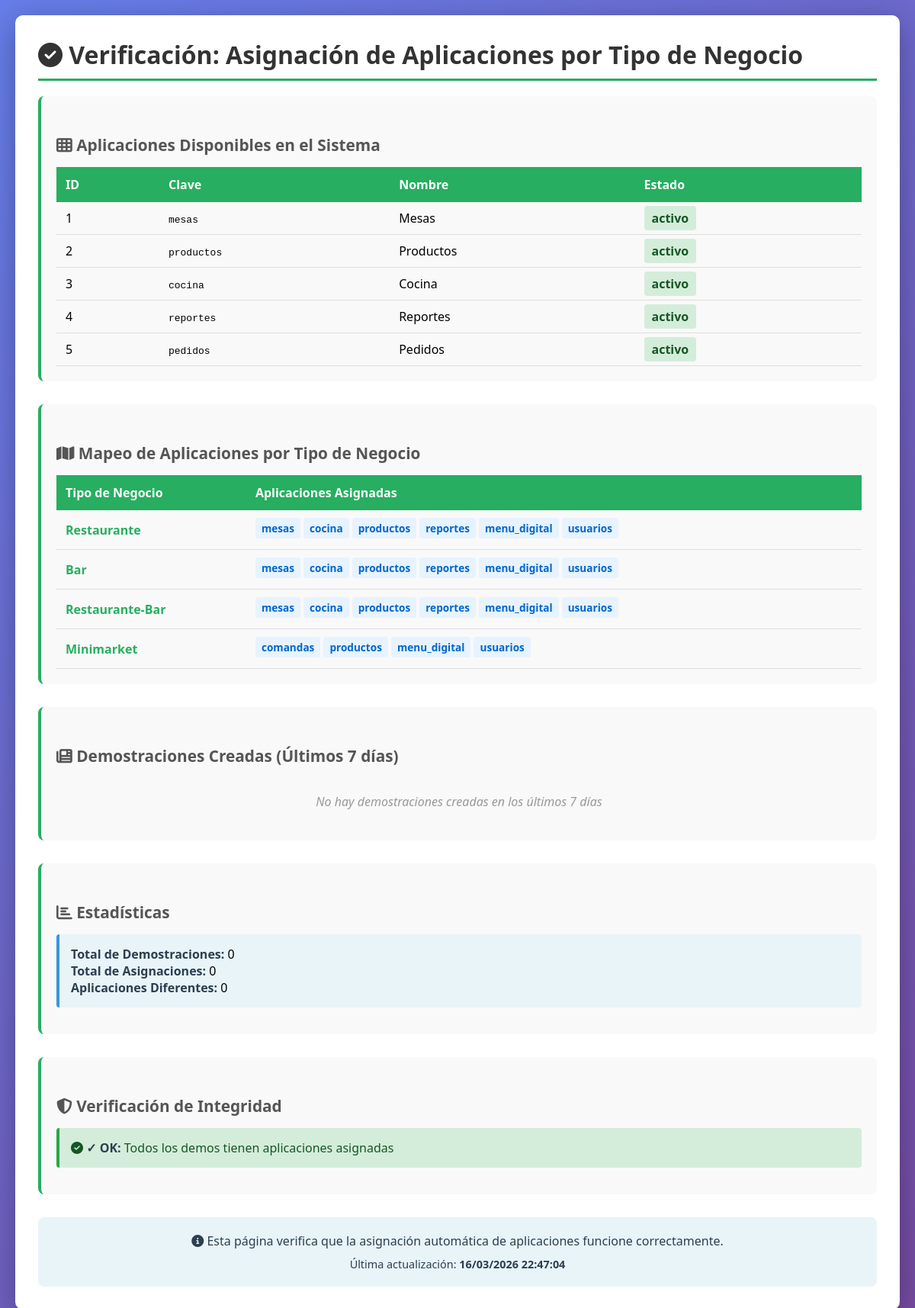
The app's page /verificar_asignacion_aplicaciones.php with its own data.
### tables this page shows
CREATE TABLE IF NOT EXISTS aplicaciones (
    id INT AUTO_INCREMENT PRIMARY KEY,
    clave VARCHAR(50) UNIQUE NOT NULL,
    nombre VARCHAR(100) NOT NULL,
    descripcion TEXT,
    icono VARCHAR(50),
    orden INT DEFAULT 0,
    estado ENUM('activo', 'inactivo') DEFAULT 'activo',
    fecha_creacion TIMESTAMP DEFAULT CURRENT_TIMESTAMP
);

### verificar_asignacion_aplicaciones.php (the view, shortened to what this page needs)
<?php
require_once 'includes/conexion_master.php';
?>
<!DOCTYPE html>
<html lang="es">
<head>
    <link rel="stylesheet" href="https://cdnjs.cloudflare.com/ajax/libs/font-awesome/6.4.0/css/all.min.css">
</head>
<body>
    <div class="container">
        <h1><i class="fas fa-check-circle"></i> Verificación: Asignación de Aplicaciones por Tipo de Negocio</h1>
        <?php
        echo '<div class="section">';
        echo '<h2><i class="fas fa-th"></i> Aplicaciones Disponibles en el Sistema</h2>';
        $sqlApps = "SELECT id, clave, nombre, estado FROM aplicaciones ORDER BY id";
        $resultApps = $conexion_master->query($sqlApps);
        if ($resultApps && $resultApps->num_rows > 0) {
            echo '<table>';
            echo '<tr><th>ID</th><th>Clave</th><th>Nombre</th><th>Estado</th></tr>';
            while ($row = $resultApps->fetch_assoc()) {
                $estado_class = $row['estado'] === 'activo' ? 'status-ok' : 'status-error';
                $estado_text = $row['estado'];
                echo "<tr>";
                echo "<td>{$row['id']}</td>";
                echo "<td><code>{$row['clave']}</code></td>";
                echo "<td>{$row['nombre']}</td>";
                echo "<td><span class='$estado_class'>$estado_text</span></td>";
                echo "</tr>";
            }
            echo '</table>';
        } else {
            echo '<div class="no-data">No hay aplicaciones registradas</div>';
        }
        echo '</div>';
        echo '<div class="section">';
        echo '<h2><i class="fas fa-map"></i> Mapeo de Aplicaciones por Tipo de Negocio</h2>';
        $mapeo = [
            'Restaurante' => ['mesas', 'cocina', 'productos', 'reportes', 'menu_digital', 'usuarios'],
            'Bar' => ['mesas', 'cocina', 'productos', 'reportes', 'menu_digital', 'usuarios'],
            'Restaurante-Bar' => ['mesas', 'cocina', 'productos', 'reportes', 'menu_digital', 'usuarios'],
            'Minimarket' => ['comandas', 'productos', 'menu_digital', 'usuarios'],
        ];
        echo '<table>';
        echo '<tr><th>Tipo de Negocio</th><th>Aplicaciones Asignadas</th></tr>';
        foreach ($mapeo as $tipo => $apps) {
            $apps_html = '';
            foreach ($apps as $app) {
                $apps_html .= '<span class="badge badge-app">' . htmlspecialchars($app) . '</span>';
            }
            echo "<tr><td><span class='tipo'>$tipo</span></td><td>$apps_html</td></tr>";
        }
        echo '</table>';
        echo '</div>';
        echo '<div class="section">';
        echo '<h2><i class="fas fa-newspaper"></i> Demostraciones Creadas (Últimos 7 días)</h2>';
        $sqlDemos = "
            SELECT
                r.id,
                r.nombre,
                r.identificador,
                r.plan,
                r.fecha_creacion,
                DATEDIFF(r.fecha_expiracion, CURDATE()) as dias_restantes,
                r.estado
            FROM restaurantes r
            WHERE r.plan = 'demo'
            AND r.fecha_creacion >= DATE_SUB(NOW(), INTERVAL 7 DAY)
            ORDER BY r.fecha_creacion DESC
        ";
        $resultDemos = $conexion_master->query($sqlDemos);
        if ($resultDemos && $resultDemos->num_rows > 0) {
            echo '<table>';
            echo '<tr><th>ID</th><th>Nombre</th><th>Identificador</th><th>Estado</th><th>Creación</th><th>Días Restantes</th><th>Aplicaciones</th></tr>';
            while ($demo = $resultDemos->fetch_assoc()) {
                $sqlAppsDemo = "
                    SELECT a.clave, a.nombre
                    FROM restaurante_aplicaciones ra
                    INNER JOIN aplicaciones a ON ra.id_aplicacion = a.id
                    WHERE ra.id_restaurante = ?
                    ORDER BY a.orden
                ";
                $stmtAppsDemo = $conexion_master->prepare($sqlAppsDemo);
                $stmtAppsDemo->bind_param('i', $demo['id']);
                $stmtAppsDemo->execute();
                $resultAppsDemo = $stmtAppsDemo->get_result();
                $apps_asignadas = [];
                while ($app = $resultAppsDemo->fetch_assoc()) {
                    $apps_asignadas[] = $app['clave'];
                }
                $apps_html = '';
                foreach ($apps_asignadas as $app) {
                    $apps_html .= '<span class="badge badge-app">' . htmlspecialchars($app) . '</span>';
                }
                $estado_class = $demo['estado'] === 'activo' ? 'status-ok' : 'status-warning';
                $creacion = date('d/m/Y H:i', strtotime($demo['fecha_creacion']));
                echo "<tr>";
                echo "<td>{$demo['id']}</td>";
                echo "<td>{$demo['nombre']}</td>";
                echo "<td><code>{$demo['identificador']}</code></td>";
                echo "<td><span class='$estado_class'>{$demo['estado']}</span></td>";
                echo "<td>$creacion</td>";
                echo "<td>{$demo['dias_restantes']} días</td>";
                echo "<td>$apps_html</td>";
                echo "</tr>";
                $stmtAppsDemo->close();
            }
            echo '</table>';
        } else {
            echo '<div class="no-data">No hay demostraciones creadas en los últimos 7 días</div>';
        }
        echo '</div>';
        echo '<div class="section">';
        echo '<h2><i class="fas fa-chart-bar"></i> Estadísticas</h2>';
        $sqlStats = "
            SELECT
                COUNT(DISTINCT r.id) as total_demos,
                COUNT(DISTINCT ra.id) as total_asignaciones,
                COUNT(DISTINCT a.id) as aplicaciones_diferentes
            FROM restaurantes r
            LEFT JOIN restaurante_aplicaciones ra ON r.id = ra.id_restaurante
            LEFT JOIN aplicaciones a ON ra.id_aplicacion = a.id
            WHERE r.plan = 'demo'
        ";
        $resultStats = $conexion_master->query($sqlStats);
        $stats = $resultStats->fetch_assoc();
        echo '<div class="info-box">';
        echo '<strong>Total de Demostraciones:</strong> ' . $stats['total_demos'] . '<br>';
        echo '<strong>Total de Asignaciones:</strong> ' . $stats['total_asignaciones'] . '<br>';
        echo '<strong>Aplicaciones Diferentes:</strong> ' . $stats['aplicaciones_diferentes'];
        echo '</div>';
        echo '</div>';
        echo '<div class="section">';
        echo '<h2><i class="fas fa-shield-alt"></i> Verificación de Integridad</h2>';
        $sqlIntegridad = "
            SELECT
                r.id,
                r.nombre,
                r.plan,
                COUNT(ra.id) as num_apps
            FROM restaurantes r
            LEFT JOIN restaurante_aplicaciones ra ON r.id = ra.id_restaurante
            WHERE r.plan = 'demo'
            GROUP BY r.id
            HAVING num_apps = 0
        ";
        $resultIntegridad = $conexion_master->query($sqlIntegridad);
        $demos_sin_apps = $resultIntegridad->num_rows;
        if ($demos_sin_apps === 0) {
            echo '<div class="info-box" style="background: #d4edda; border-color: #28a745; color: #155724;">';
            echo '<i class="fas fa-check-circle"></i> <strong>✓ OK:</strong> Todos los demos tienen aplicaciones asignadas';
            echo '</div>';
        }
        echo '</div>';
        ?>
        <div style="margin-top: 30px; padding: 20px; background: #e8f4f8; border-radius: 8px; text-align: center;">
            <p style="color: #2c3e50; margin: 0;">
                <i class="fas fa-info-circle"></i> Esta página verifica que la asignación automática de aplicaciones funcione correctamente.
            </p>
            <p style="color: #2c3e50; margin-top: 10px; font-size: 0.9rem;">
                Última actualización: <strong><?php echo date('d/m/Y H:i:s'); ?></strong>
            </p>
        </div>
    </div>
</body>
</html>

### verificar_asignacion_aplicaciones.php (style rules this page uses)
* { margin: 0; padding: 0; box-sizing: border-box; }
body { font-family: 'Segoe UI', Tahoma, Geneva, Verdana, sans-serif; background: linear-gradient(135deg, #667eea 0%, #764ba2 100%); min-height: 100vh; padding: 20px; }
.container { max-width: 1200px; margin: 0 auto; background: white; border-radius: 10px; padding: 30px; box-shadow: 0 10px 40px rgba(0, 0, 0, 0.3); }
h1 { color: #333; border-bottom: 3px solid #27ae60; padding-bottom: 10px; margin-bottom: 20px; }
h2 { color: #555; margin-top: 30px; margin-bottom: 15px; font-size: 1.3rem; }
.section { margin-bottom: 30px; padding: 20px; background: #f9f9f9; border-radius: 8px; border-left: 4px solid #27ae60; }
table { width: 100%; border-collapse: collapse; margin-top: 15px; }
table th { background: #27ae60; color: white; padding: 12px; text-align: left; font-weight: 600; }
table td { padding: 10px 12px; border-bottom: 1px solid #ddd; }
.status-ok { background: #d4edda; color: #155724; padding: 5px 10px; border-radius: 4px; font-weight: 600; }
.badge { display: inline-block; padding: 4px 8px; border-radius: 4px; font-size: 0.85rem; font-weight: 600; margin-right: 4px; margin-bottom: 4px; }
.badge-app { background: #e7f3ff; color: #0066cc; }
.tipo { font-weight: 600; color: #27ae60; }
.info-box { background: #e8f4f8; border-left: 4px solid #3498db; padding: 15px; border-radius: 4px; margin-bottom: 15px; }
.info-box strong { color: #2c3e50; }
.no-data { text-align: center; color: #999; padding: 20px; font-style: italic; }

### records on screen
aplicaciones: id "1", clave "mesas", nombre "Mesas", estado "activo"
aplicaciones: id "2", clave "productos", nombre "Productos", estado "activo"
aplicaciones: id "3", clave "cocina", nombre "Cocina", estado "activo"
aplicaciones: id "4", clave "reportes", nombre "Reportes", estado "activo"
aplicaciones: id "5", clave "pedidos", nombre "Pedidos", estado "activo"

### other values on screen
$tipo "Restaurante"
$app "mesas"
$app "cocina"
$app "productos"
$app "reportes"
$app "menu_digital"
$app "usuarios"
$tipo "Bar"
$tipo "Restaurante-Bar"
$tipo "Minimarket"
$app "comandas"
$stats['total_demos'] "0"
$stats['total_asignaciones'] "0"
$stats['aplicaciones_diferentes'] "0"
